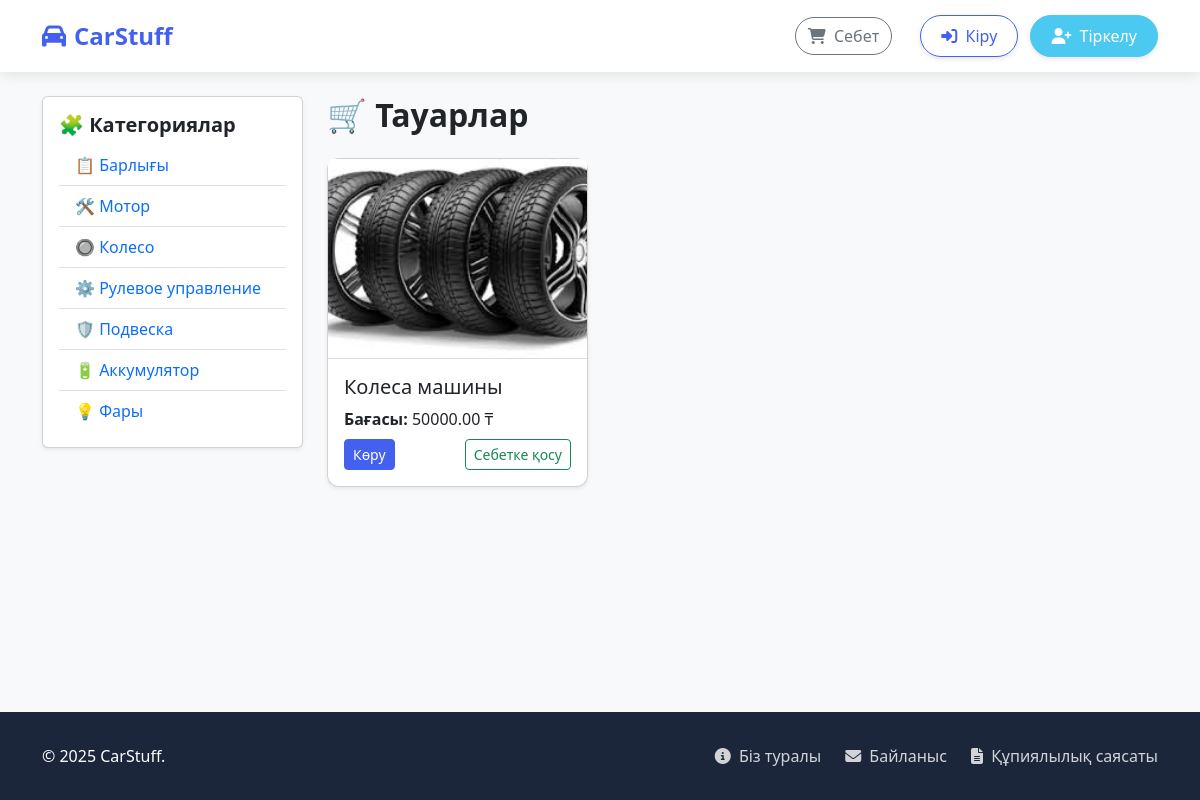
/category/koleso/, run on the app's committed database.
### shop/models.py (models this page shows, shortened)
class Category(models.Model):
    name = models.CharField(max_length=100)
    slug = models.SlugField(unique=True)
    def get_absolute_url(self):
        return reverse('product_list_by_category', args=[self.slug])

class Product(models.Model):
    category = models.ForeignKey(Category, on_delete=models.CASCADE)
    name = models.CharField(max_length=255)
    slug = models.SlugField(unique=True)
    image = models.ImageField(upload_to='products/', blank=True, null=True)
    description = models.TextField(blank=True)
    price = models.DecimalField(max_digits=10, decimal_places=2)
    stock = models.PositiveIntegerField()
    available = models.BooleanField(default=True)
    created = models.DateTimeField(auto_now_add=True)
    updated = models.DateTimeField(auto_now=True)
    def get_absolute_url(self):
        return reverse('product_detail', args=[self.id, self.slug])

### shop/views.py (the view)
# urls.py: path('', views.product_list, name='product_list'),
def product_list(request, category_slug=None):
    category = None
    categories = Category.objects.all()
    products = Product.objects.filter(available=True)
    if category_slug:
        category = get_object_or_404(Category, slug=category_slug)
        products = products.filter(category=category)
    return render(request, 'shop/product/list.html', {
        'category': category,
        'categories': categories,
        'products': products,
    })

### shop/views.py (called while the page is built)
def cart_total_items(request):
    cart = request.session.get('cart', {})
    return {'cart_total': sum(cart.values())}

### shop/templates/shop/product/list.html (shortened to what this page needs)
{% extends 'shop/base.html' %}
{% block content %}
<div class="row">
    <div class="col-md-3">
        <div class="card mb-4 shadow-sm">
            <div class="card-body">
                <h5 class="card-title fw-bold">🧩 Категориялар</h5>
                <ul class="list-group list-group-flush">
                    <li class="list-group-item">
                        <a href="{% url 'product_list' %}">📋 Барлығы</a>
                    </li>
                    {% for category in categories %}
                    <li class="list-group-item">
                        <a href="{{ category.get_absolute_url }}">
                            {% if "мотор" in category.name|lower %}🛠️{% endif %}
                            {{ category.name }}
                        </a>
                    </li>
                    {% endfor %}
                </ul>
            </div>
        </div>
    </div>
    <div class="col-md-9">
        <h2 class="fw-bold mb-4">🛒 Тауарлар</h2>
        <div class="row">
            {% for product in products %}
            <div class="col-md-4 mb-4">
                <div class="card h-100 shadow-sm product-card">
                    {% if product.image %}
                        <img src="{{ product.image.url }}" class="card-img-top" alt="{{ product.name }}">
                    {% endif %}
                    <div class="card-body d-flex flex-column justify-content-between">
                        <div>
                            <h5 class="card-title">{{ product.name }}</h5>
                            <p class="card-text"><strong>Бағасы:</strong> {{ product.price }} ₸</p>
                        </div>
                        <div class="d-flex justify-content-between mt-2">
                            <a href="{{ product.get_absolute_url }}" class="btn btn-primary btn-sm">Көру</a>
                            <a href="{% url 'add_to_cart' product.id %}" class="btn btn-outline-success btn-sm">Себетке қосу</a>
                        </div>
                    </div>
                </div>
            </div>
            {% empty %}
            <div class="col-12">
                <p class="text-muted">Қазіргі уақытта тауарлар жоқ.</p>
            </div>
            {% endfor %}
        </div>
    </div>
</div>
{% endblock %}

### shop/templates/shop/base.html (style rules this page uses)
:root { --primary-color: #4361ee; --secondary-color: #3f37c9; --accent-color: #4895ef; --dark-color: #1b263b; --light-color: #f8f9fa; --success-color: #4cc9f0; --danger-color: #f72585; }
body { background-color: #f8f9fa; font-family: 'Segoe UI', Tahoma, Geneva, Verdana, sans-serif; min-height: 100vh; display: flex; flex-direction: column; }
.btn-primary { background-color: var(--primary-color); border-color: var(--primary-color); }

### shop/templates/shop/product/list.html (style rules this page uses)
.product-card img { height: 200px; object-fit: cover; border-bottom: 1px solid #ddd; }
.product-card { transition: 0.3s ease; border-radius: 12px; }
.list-group-item a { text-decoration: none; color: #0d6efd; font-weight: 500; }

### data on the page
Category: name "Мотор"
Category: name "🔘 Колесо"
Category: name "⚙️ Рулевое управление"
Category: name "🛡️ Подвеска"
Category: name "🔋 Аккумулятор"
Category: name "💡 Фары"
Product: image (picture), name "Колеса машины", price "50000.00"
